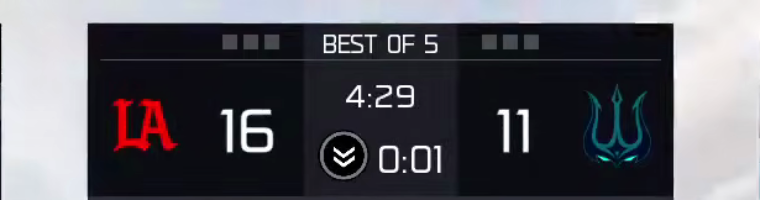
#> input picture data/crops/lat_van_hp/sb_0090.png, 760 x 200 px
$ python -i panel_counter.py   (imports and definitions only)
#> lines starting #> are read from the running program, lines starting #| are printed output that depends on the picture; after the words box and inside, x2 and y2 are one past the last pixel; in counts of white or black regions, pixels touching at a corner belong together
#> further down, picture is the input picture: shape (200, 760, 3); mean B, G, R 96, 89.3, 90
"""Scoreboard K/D kill counter — Phase 4, the kill *spine*.

The broadcast's top team panels show each player's running **kills/deaths**. Unlike
the semi-transparent killfeed, that counter is a clean, **monotonic** signal — kills
only ever go up within a map — so it is the authoritative answer to *how many kills,
and who got them*:

  * a player's ``kills`` going up by N  -> N ``KillEvent``s by that player (attacker);
  * a player's ``deaths`` going up by 1 -> a ``DeathEvent`` for that player (victim).

The digits are clean enough that Tesseract reads them reliably (the stylised scorebar
font it cannot read; this panel font it can — verified across the LAT/VAN map). The
monotonic constraint is a strong error-corrector: a read is accepted only when it does
not *decrease*, and an implausible jump must be confirmed by a second frame, so a
one-frame OCR glitch cannot invent kills.

Reconciliation with the killfeed (``reconcile_with_killfeed``) closes the loop: a panel
increment near a killfeed onset is a confirmed kill; a killfeed onset with no increment
is a false positive; an increment with no killfeed row is a missed feed read.

The read step (frame -> per-player K/D) is isolated behind ``KdReader`` so the counting
logic is pure and testable without Tesseract. Nothing is invented: a player's history
before we start watching is unknown, and unreadable cells are skipped, never guessed.
"""
from __future__ import annotations

import re
from dataclasses import dataclass, field
from typing import Protocol, runtime_checkable

import cv2
import numpy as np

from ..events import DeathEvent, Evidence, GameEvent, KillEvent, Provenance, SourceKind

MODEL_NAME = "panel_kill_counter"
MODEL_VERSION = "0.1.0"

# Verified K/D cell regions for CDL_2026_1080p (kept in sync with the HUD profile).
KD_PANEL_A = {"x": 0.237, "y": 0.095, "w": 0.030, "h": 0.110}   # left panel (team a)
KD_PANEL_B = {"x": 0.878, "y": 0.095, "w": 0.033, "h": 0.110}   # right panel (team b)
PLAYERS_PER_TEAM = 4

# A kill increment of <= this is accepted immediately; a larger jump must be confirmed
# by a second consecutive frame (guards against an OCR glitch inventing kills).
MAX_IMMEDIATE_STEP = 3


@runtime_checkable
class KdReader(Protocol):
    """Reads one K/D cell image -> (kills, deaths), or None if unreadable."""

    def read_cell(self, image: np.ndarray) -> tuple[int, int] | None: ...


class TesseractKdReader:
    """Default reader: Tesseract with a digit/slash whitelist on a thresholded cell."""

    name = "tesseract_kd"
    _PATTERN = re.compile(r"^(\d{1,2})/(\d{1,2})$")

    def read_cell(self, image: np.ndarray) -> tuple[int, int] | None:
        try:
            import pytesseract
        except ImportError as exc:  # pragma: no cover - exercised only without the extra
            raise RuntimeError("panel counter needs: pip install pytesseract + the tesseract binary") from exc
        gray = image if image.ndim == 2 else cv2.cvtColor(image, cv2.COLOR_BGR2GRAY)
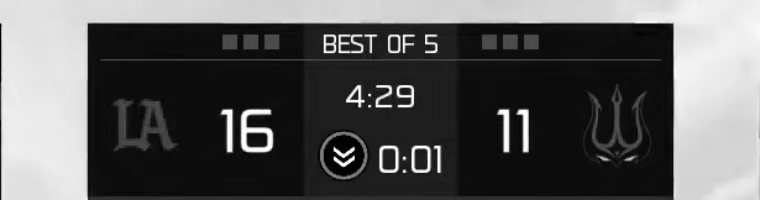
#> gray: shape (200, 760); min 0, max 255, mean 90.2
        gray = cv2.resize(gray, None, fx=5, fy=5, interpolation=cv2.INTER_CUBIC)
#> gray: shape (1000, 3800)
        _thresh, binary = cv2.threshold(gray, 140, 255, cv2.THRESH_BINARY)
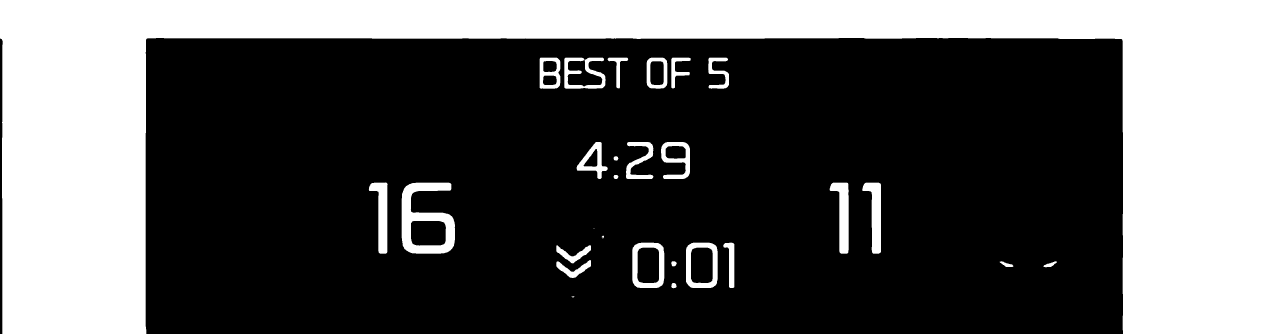
#> binary: shape (1000, 3800) (shown at 1/3 size); 33.8% white; 28 white regions (1 under 20 px), largest, box (x1, y1, x2, y2) and area: (0, 0, 3800, 1000) 1201266, (1205, 548, 1365, 761) 16455, (2489, 548, 2546, 761) 6569
#> (the run stopped early here; a loop or call above may not have finished)

$ run again, on data/crops/lat_van_hp/sb_0118.png
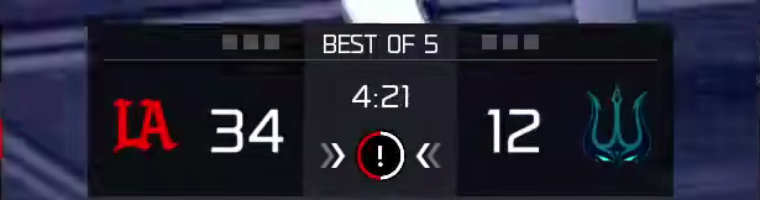
#> input picture data/crops/lat_van_hp/sb_0118.png, 760 x 200 px
#> picture is the input picture: shape (200, 760, 3); mean B, G, R 53.1, 36.9, 37.9
#> in read_cell, `gray = image if image.ndim == 2 else cv2.cvtColor(image, cv2.COLOR_BGR..`:
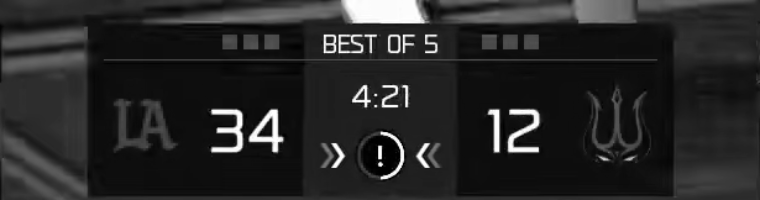
#> gray: shape (200, 760); min 0, max 255, mean 39
#> in read_cell, `_thresh, binary = cv2.threshold(gray, 140, 255, cv2.THRESH_BINARY)`:
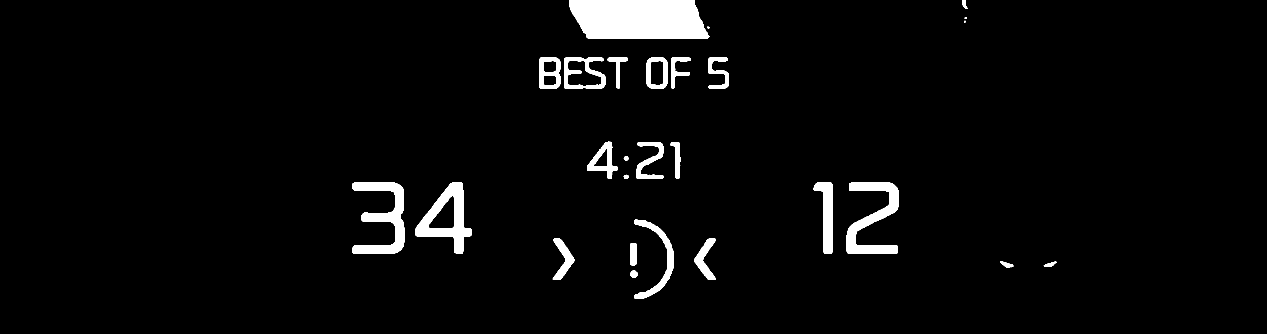
#> binary: shape (1000, 3800) (shown at 1/3 size); 3.5% white; 27 white regions (1 under 20 px), largest, box (x1, y1, x2, y2) and area: (1707, 0, 2128, 117) 43518, (1057, 547, 1214, 761) 14091, (1245, 548, 1416, 761) 13663

$ run again, on data/crops/lat_van_hp/sb_0146.png
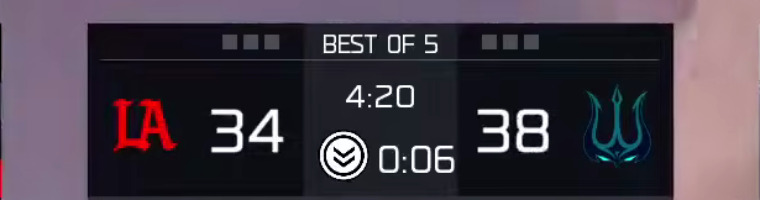
#> input picture data/crops/lat_van_hp/sb_0146.png, 760 x 200 px
#> picture is the input picture: shape (200, 760, 3); mean B, G, R 71.5, 61, 70.1
#> in read_cell, `gray = image if image.ndim == 2 else cv2.cvtColor(image, cv2.COLOR_BGR..`:
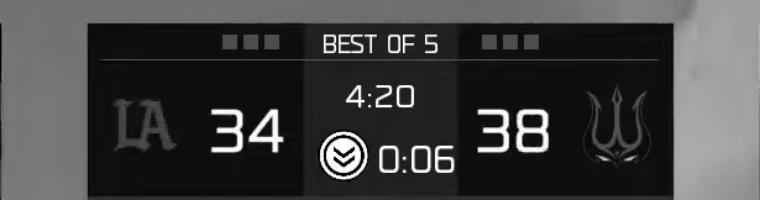
#> gray: shape (200, 760); min 0, max 255, mean 64.9
#> in read_cell, `_thresh, binary = cv2.threshold(gray, 140, 255, cv2.THRESH_BINARY)`:
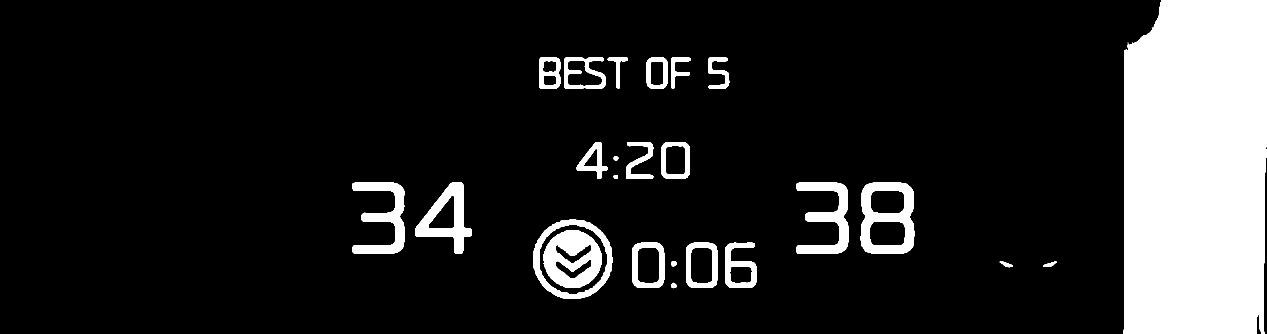
#> binary: shape (1000, 3800) (shown at 1/3 size); 14.5% white; 26 white regions (1 under 20 px), largest, box (x1, y1, x2, y2) and area: (3371, 0, 3800, 1000) 411890, (1631, 692, 1804, 864) 18872, (2582, 547, 2743, 762) 18286

$ run again, on data/crops/lat_van_hp/sb_0174.png
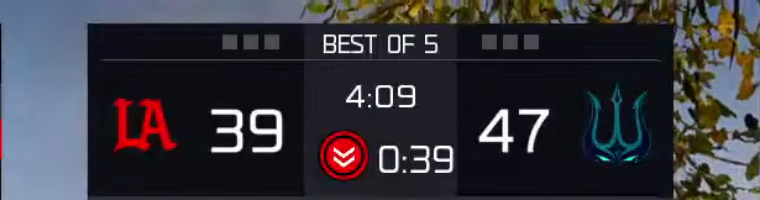
#> input picture data/crops/lat_van_hp/sb_0174.png, 760 x 200 px
#> picture is the input picture: shape (200, 760, 3); mean B, G, R 61.1, 53.7, 55.4
#> in read_cell, `gray = image if image.ndim == 2 else cv2.cvtColor(image, cv2.COLOR_BGR..`:
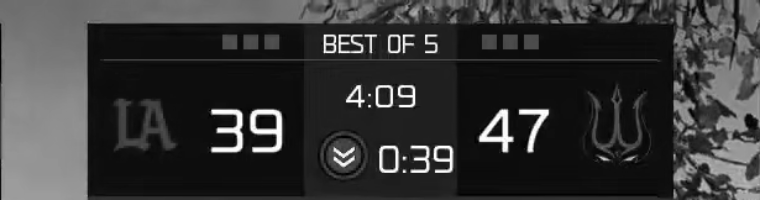
#> gray: shape (200, 760); min 0, max 255, mean 55
#> in read_cell, `_thresh, binary = cv2.threshold(gray, 140, 255, cv2.THRESH_BINARY)`:
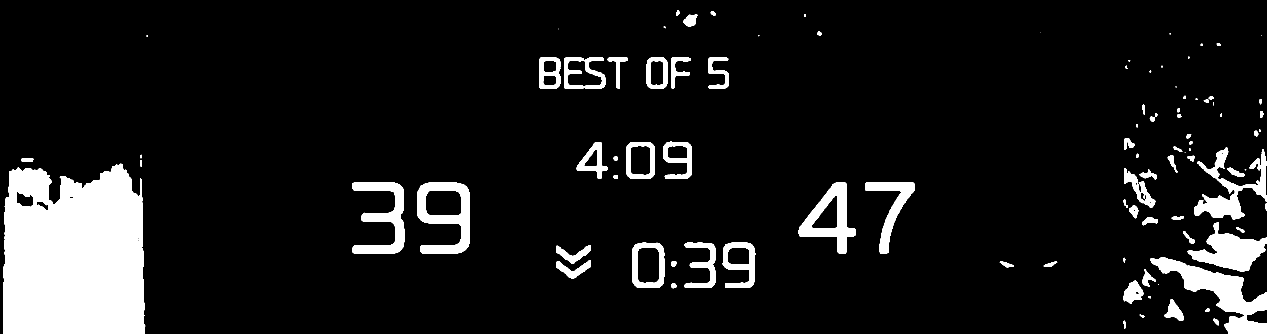
#> binary: shape (1000, 3800) (shown at 1/3 size); 9.8% white; 98 white regions (13 under 20 px), largest, box (x1, y1, x2, y2) and area: (9, 491, 436, 1000) 191442, (3451, 772, 3800, 1000) 25600, (1251, 548, 1410, 761) 16257
